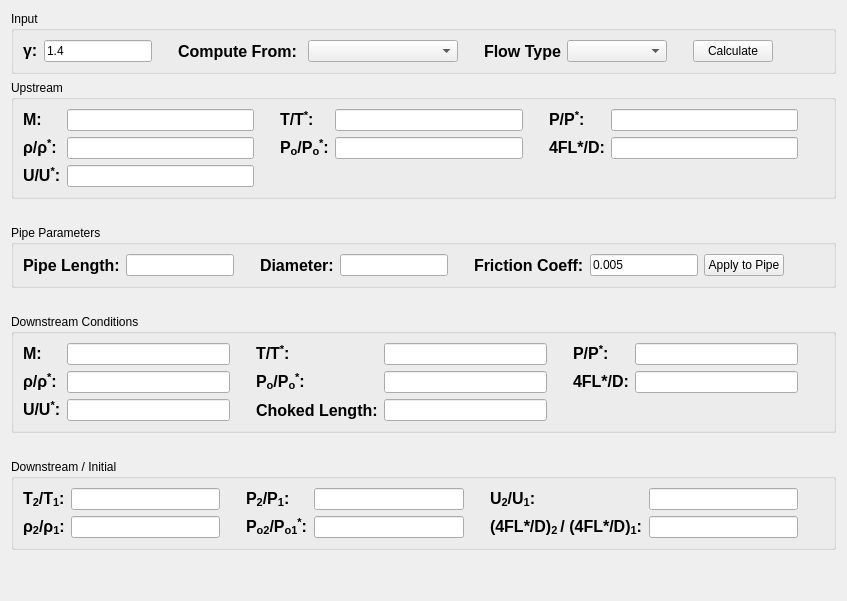
      <widget class="QWidget" name="tab_4">
       <attribute name="title">
        <string>Fanno Flow</string>
       </attribute>
       <layout class="QVBoxLayout" name="verticalLayout_5">
        <item>
         <widget class="QGroupBox" name="groupBox_5">
          <property name="title">
           <string>Input</string>
          </property>
          <layout class="QHBoxLayout" name="horizontalLayout_9">
           <item>
            <widget class="QLabel" name="label_35">
             <property name="maximumSize">
              <size>
               <width>16777215</width>
               <height>16777215</height>
              </size>
             </property>
             <property name="font">
              <font>
               <pointsize>12</pointsize>
               <weight>75</weight>
               <bold>true</bold>
              </font>
             </property>
             <property name="text">
              <string>&lt;html&gt;&lt;head/&gt;&lt;body&gt;&lt;p&gt;γ:&lt;/p&gt;&lt;/body&gt;&lt;/html&gt;</string>
             </property>
            </widget>
           </item>
           <item>
            <widget class="QLineEdit" name="fannoGammaEntry">
             <property name="text">
              <string>1.4</string>
             </property>
            </widget>
           </item>
           <item>
            <spacer name="horizontalSpacer_34">
             <property name="orientation">
              <enum>Qt::Horizontal</enum>
             </property>
             <property name="sizeType">
              <enum>QSizePolicy::Preferred</enum>
             </property>
             <property name="sizeHint" stdset="0">
              <size>
               <width>20</width>
               <height>20</height>
              </size>
             </property>
            </spacer>
           </item>
           <item>
            <widget class="QLabel" name="label_36">
             <property name="maximumSize">
              <size>
               <width>16777215</width>
               <height>16777215</height>
              </size>
             </property>
             <property name="font">
              <font>
               <pointsize>12</pointsize>
               <weight>75</weight>
               <bold>true</bold>
              </font>
             </property>
             <property name="text">
              <string>Compute From: </string>
             </property>
            </widget>
           </item>
           <item>
            <widget class="QComboBox" name="fannoOptionCombo">
             <property name="minimumSize">
              <size>
               <width>150</width>
               <height>0</height>
              </size>
             </property>
            </widget>
           </item>
           <item>
            <spacer name="horizontalSpacer_35">
             <property name="orientation">
              <enum>Qt::Horizontal</enum>
             </property>
             <property name="sizeType">
              <enum>QSizePolicy::Maximum</enum>
             </property>
             <property name="sizeHint" stdset="0">
              <size>
               <width>20</width>
               <height>20</height>
              </size>
             </property>
            </spacer>
           </item>
           <item>
            <widget class="QLabel" name="label_37">
             <property name="font">
              <font>
               <pointsize>12</pointsize>
               <weight>75</weight>
               <bold>true</bold>
              </font>
             </property>
             <property name="text">
              <string>Flow Type</string>
             </property>
            </widget>
           </item>
           <item>
            <widget class="QComboBox" name="fannoFlowTypeCombo">
             <property name="minimumSize">
              <size>
               <width>100</width>
               <height>0</height>
              </size>
             </property>
            </widget>
           </item>
           <item>
            <spacer name="horizontalSpacer_37">
             <property name="orientation">
              <enum>Qt::Horizontal</enum>
             </property>
             <property name="sizeType">
              <enum>QSizePolicy::Maximum</enum>
             </property>
             <property name="sizeHint" stdset="0">
              <size>
               <width>20</width>
               <height>20</height>
              </size>
             </property>
            </spacer>
           </item>
           <item>
            <widget class="QPushButton" name="fannoCalculateBtn">
             <property name="text">
              <string>Calculate</string>
             </property>
            </widget>
           </item>
           <item>
            <spacer name="horizontalSpacer_57">
             <property name="orientation">
              <enum>Qt::Horizontal</enum>
             </property>
             <property name="sizeHint" stdset="0">
              <size>
               <width>40</width>
               <height>20</height>
              </size>
             </property>
            </spacer>
           </item>
          </layout>
         </widget>
        </item>
        <item>
         <widget class="QGroupBox" name="groupBox_6">
          <property name="title">
           <string>Upstream</string>
          </property>
          <layout class="QGridLayout" name="gridLayout_5">
           <item row="3" column="1">
            <widget class="QLineEdit" name="fannoUUStEdit"/>
           </item>
           <item row="1" column="3">
            <widget class="QLabel" name="label_46">
             <property name="font">
              <font>
               <pointsize>12</pointsize>
               <weight>75</weight>
               <bold>true</bold>
              </font>
             </property>
             <property name="text">
              <string>&lt;html&gt;&lt;head/&gt;&lt;body&gt;&lt;p&gt;T/T&lt;span style=&quot; vertical-align:super;&quot;&gt;*&lt;/span&gt;:&lt;/p&gt;&lt;/body&gt;&lt;/html&gt;</string>
             </property>
            </widget>
           </item>
           <item row="1" column="7">
            <widget class="QLineEdit" name="fannoPPStEdit"/>
           </item>
           <item row="2" column="1">
            <widget class="QLineEdit" name="fannoRhoRhoStEdit"/>
           </item>
           <item row="2" column="7">
            <widget class="QLineEdit" name="fanno4FLStDEdit"/>
           </item>
           <item row="2" column="6">
            <widget class="QLabel" name="label_50">
             <property name="font">
              <font>
               <pointsize>12</pointsize>
               <weight>75</weight>
               <bold>true</bold>
              </font>
             </property>
             <property name="text">
              <string>&lt;html&gt;&lt;head/&gt;&lt;body&gt;&lt;p&gt;4FL*/D:&lt;/p&gt;&lt;/body&gt;&lt;/html&gt;</string>
             </property>
            </widget>
           </item>
           <item row="2" column="0">
            <widget class="QLabel" name="label_40">
             <property name="font">
              <font>
               <pointsize>12</pointsize>
               <weight>75</weight>
               <bold>true</bold>
              </font>
             </property>
             <property name="text">
              <string>&lt;html&gt;&lt;head/&gt;&lt;body&gt;&lt;p&gt;ρ/ρ&lt;span style=&quot; vertical-align:super;&quot;&gt;*&lt;/span&gt;:&lt;/p&gt;&lt;/body&gt;&lt;/html&gt;</string>
             </property>
            </widget>
           </item>
           <item row="2" column="4">
            <widget class="QLineEdit" name="fannoPoPoStEdit"/>
           </item>
           <item row="1" column="4">
            <widget class="QLineEdit" name="fannoTTStEdit"/>
           </item>
           <item row="2" column="3">
            <widget class="QLabel" name="label_47">
             <property name="font">
              <font>
               <pointsize>12</pointsize>
               <weight>75</weight>
               <bold>true</bold>
              </font>
             </property>
             <property name="text">
              <string>&lt;html&gt;&lt;head/&gt;&lt;body&gt;&lt;p&gt;P&lt;span style=&quot; vertical-align:sub;&quot;&gt;o&lt;/span&gt;/P&lt;span style=&quot; vertical-align:sub;&quot;&gt;o&lt;/span&gt;&lt;span style=&quot; vertical-align:super;&quot;&gt;*&lt;/span&gt;:&lt;/p&gt;&lt;/body&gt;&lt;/html&gt;</string>
             </property>
            </widget>
           </item>
           <item row="1" column="0">
            <widget class="QLabel" name="label_45">
             <property name="font">
              <font>
               <pointsize>12</pointsize>
               <weight>75</weight>
               <bold>true</bold>
              </font>
             </property>
             <property name="text">
              <string>&lt;html&gt;&lt;head/&gt;&lt;body&gt;&lt;p&gt;M:&lt;/p&gt;&lt;/body&gt;&lt;/html&gt;</string>
             </property>
            </widget>
           </item>
           <item row="1" column="2">
            <spacer name="horizontalSpacer_41">
             <property name="orientation">
              <enum>Qt::Horizontal</enum>
             </property>
             <property name="sizeType">
              <enum>QSizePolicy::Maximum</enum>
             </property>
             <property name="sizeHint" stdset="0">
              <size>
               <width>20</width>
               <height>20</height>
              </size>
             </property>
            </spacer>
           </item>
           <item row="2" column="2">
            <spacer name="horizontalSpacer_43">
             <property name="orientation">
              <enum>Qt::Horizontal</enum>
             </property>
             <property name="sizeType">
              <enum>QSizePolicy::Maximum</enum>
             </property>
             <property name="sizeHint" stdset="0">
              <size>
               <width>20</width>
               <height>20</height>
              </size>
             </property>
            </spacer>
           </item>
           <item row="1" column="5">
            <spacer name="horizontalSpacer_39">
             <property name="orientation">
              <enum>Qt::Horizontal</enum>
             </property>
             <property name="sizeType">
              <enum>QSizePolicy::Maximum</enum>
             </property>
             <property name="sizeHint" stdset="0">
              <size>
               <width>20</width>
               <height>20</height>
              </size>
             </property>
            </spacer>
           </item>
           <item row="3" column="2">
            <spacer name="horizontalSpacer_42">
             <property name="orientation">
              <enum>Qt::Horizontal</enum>
             </property>
             <property name="sizeType">
              <enum>QSizePolicy::Maximum</enum>
             </property>
             <property name="sizeHint" stdset="0">
              <size>
               <width>20</width>
               <height>20</height>
              </size>
             </property>
            </spacer>
           </item>
           <item row="1" column="10">
            <widget class="QLabel" name="label_41">
             <property name="text">
              <string/>
             </property>
            </widget>
           </item>
           <item row="1" column="6">
            <widget class="QLabel" name="label_42">
             <property name="font">
              <font>
               <pointsize>12</pointsize>
               <weight>75</weight>
               <bold>true</bold>
              </font>
             </property>
             <property name="text">
              <string>&lt;html&gt;&lt;head/&gt;&lt;body&gt;&lt;p&gt;P/P&lt;span style=&quot; vertical-align:super;&quot;&gt;*&lt;/span&gt;:&lt;/p&gt;&lt;/body&gt;&lt;/html&gt;</string>
             </property>
            </widget>
           </item>
           <item row="2" column="5">
            <spacer name="horizontalSpacer_44">
             <property name="orientation">
              <enum>Qt::Horizontal</enum>
             </property>
             <property name="sizeType">
              <enum>QSizePolicy::Maximum</enum>
             </property>
             <property name="sizeHint" stdset="0">
              <size>
               <width>20</width>
               <height>20</height>
              </size>
             </property>
            </spacer>
           </item>
           <item row="1" column="1">
            <widget class="QLineEdit" name="fannoUpstreamMachEdit"/>
           </item>
           <item row="3" column="0">
            <widget class="QLabel" name="label_48">
             <property name="font">
              <font>
               <pointsize>12</pointsize>
               <weight>75</weight>
               <bold>true</bold>
              </font>
             </property>
             <property name="text">
              <string>&lt;html&gt;&lt;head/&gt;&lt;body&gt;&lt;p&gt;U/U&lt;span style=&quot; vertical-align:super;&quot;&gt;*&lt;/span&gt;:&lt;/p&gt;&lt;/body&gt;&lt;/html&gt;</string>
             </property>
            </widget>
           </item>
           <item row="2" column="8">
            <widget class="QLabel" name="label_43">
             <property name="text">
              <string/>
             </property>
            </widget>
           </item>
          </layout>
         </widget>
        </item>
        <item>
         <spacer name="verticalSpacer_7">
          <property name="orientation">
           <enum>Qt::Vertical</enum>
          </property>
          <property name="sizeType">
           <enum>QSizePolicy::Maximum</enum>
          </property>
          <property name="sizeHint" stdset="0">
           <size>
            <width>20</width>
            <height>20</height>
           </size>
          </property>
         </spacer>
        </item>
        <item>
         <widget class="QGroupBox" name="groupBox_8">
          <property name="title">
           <string>Pipe Parameters</string>
          </property>
          <layout class="QVBoxLayout" name="verticalLayout_6">
           <item>
            <layout class="QHBoxLayout" name="horizontalLayout_10">
             <item>
              <widget class="QLabel" name="label_38">
               <property name="font">
                <font>
                 <pointsize>12</pointsize>
                 <weight>75</weight>
                 <bold>true</bold>
                </font>
               </property>
               <property name="text">
                <string>Pipe Length:</string>
               </property>
              </widget>
             </item>
             <item>
              <widget class="QLineEdit" name="fannoPipeLenEdit"/>
             </item>
             <item>
              <spacer name="horizontalSpacer_45">
               <property name="orientation">
                <enum>Qt::Horizontal</enum>
               </property>
               <property name="sizeType">
                <enum>QSizePolicy::Maximum</enum>
               </property>
               <property name="sizeHint" stdset="0">
                <size>
                 <width>20</width>
                 <height>20</height>
                </size>
               </property>
              </spacer>
             </item>
             <item>
              <widget class="QLabel" name="label_39">
               <property name="font">
                <font>
                 <pointsize>12</pointsize>
                 <weight>75</weight>
                 <bold>true</bold>
                </font>
               </property>
               <property name="text">
                <string>Diameter:</string>
               </property>
              </widget>
             </item>
             <item>
              <widget class="QLineEdit" name="fannoPipeDiameterEdit"/>
             </item>
             <item>
              <spacer name="horizontalSpacer_46">
               <property name="orientation">
                <enum>Qt::Horizontal</enum>
               </property>
               <property name="sizeType">
                <enum>QSizePolicy::Maximum</enum>
               </property>
               <property name="sizeHint" stdset="0">
                <size>
                 <width>20</width>
                 <height>20</height>
                </size>
               </property>
              </spacer>
             </item>
             <item>
              <widget class="QLabel" name="label_44">
               <property name="font">
                <font>
                 <pointsize>12</pointsize>
                 <weight>75</weight>
                 <bold>true</bold>
                </font>
               </property>
               <property name="text">
                <string>Friction Coeff:</string>
               </property>
              </widget>
             </item>
             <item>
              <widget class="QLineEdit" name="fannoFrictionCoeffEdit">
               <property name="text">
                <string>0.005</string>
               </property>
              </widget>
             </item>
             <item>
              <widget class="QPushButton" name="fannoApplyPipeParamBtn">
               <property name="text">
                <string>Apply to Pipe</string>
               </property>
              </widget>
             </item>
             <item>
              <spacer name="horizontalSpacer_36">
               <property name="orientation">
                <enum>Qt::Horizontal</enum>
               </property>
               <property name="sizeHint" stdset="0">
                <size>
                 <width>40</width>
                 <height>20</height>
                </size>
               </property>
              </spacer>
             </item>
            </layout>
           </item>
          </layout>
         </widget>
        </item>
        <item>
         <spacer name="verticalSpacer_6">
          <property name="orientation">
           <enum>Qt::Vertical</enum>
          </property>
          <property name="sizeType">
           <enum>QSizePolicy::Maximum</enum>
          </property>
          <property name="sizeHint" stdset="0">
           <size>
            <width>20</width>
            <height>20</height>
           </size>
          </property>
         </spacer>
        </item>
        <item>
         <widget class="QGroupBox" name="groupBox_7">
          <property name="title">
           <string>Downstream Conditions</string>
          </property>
          <layout class="QGridLayout" name="gridLayout_6">
           <item row="3" column="1">
            <widget class="QLineEdit" name="fannoDwnStrmUUStEdit"/>
           </item>
           <item row="1" column="3">
            <widget class="QLabel" name="label_49">
             <property name="font">
              <font>
               <pointsize>12</pointsize>
               <weight>75</weight>
               <bold>true</bold>
              </font>
             </property>
             <property name="text">
              <string>&lt;html&gt;&lt;head/&gt;&lt;body&gt;&lt;p&gt;T/T&lt;span style=&quot; vertical-align:super;&quot;&gt;*&lt;/span&gt;:&lt;/p&gt;&lt;/body&gt;&lt;/html&gt;</string>
             </property>
            </widget>
           </item>
           <item row="1" column="7">
            <widget class="QLineEdit" name="fannoDwnStrmPPStEdit"/>
           </item>
           <item row="2" column="1">
            <widget class="QLineEdit" name="fannoDwnStrmRhoRhoStEdit"/>
           </item>
           <item row="2" column="7">
            <widget class="QLineEdit" name="fannoDwnStrm4FLStDEdit"/>
           </item>
           <item row="2" column="6">
            <widget class="QLabel" name="label_51">
             <property name="font">
              <font>
               <pointsize>12</pointsize>
               <weight>75</weight>
               <bold>true</bold>
              </font>
             </property>
             <property name="text">
              <string>&lt;html&gt;&lt;head/&gt;&lt;body&gt;&lt;p&gt;4FL*/D:&lt;/p&gt;&lt;/body&gt;&lt;/html&gt;</string>
             </property>
            </widget>
           </item>
           <item row="2" column="0">
            <widget class="QLabel" name="label_52">
             <property name="font">
              <font>
               <pointsize>12</pointsize>
               <weight>75</weight>
               <bold>true</bold>
              </font>
             </property>
             <property name="text">
              <string>&lt;html&gt;&lt;head/&gt;&lt;body&gt;&lt;p&gt;ρ/ρ&lt;span style=&quot; vertical-align:super;&quot;&gt;*&lt;/span&gt;:&lt;/p&gt;&lt;/body&gt;&lt;/html&gt;</string>
             </property>
            </widget>
           </item>
           <item row="2" column="4">
            <widget class="QLineEdit" name="fannoDwnStrmPoPoStrEdit"/>
           </item>
           <item row="1" column="4">
            <widget class="QLineEdit" name="fannoDwnStrmTTStEdit"/>
           </item>
           <item row="2" column="3">
            <widget class="QLabel" name="label_53">
             <property name="font">
              <font>
               <pointsize>12</pointsize>
               <weight>75</weight>
               <bold>true</bold>
              </font>
             </property>
             <property name="text">
              <string>&lt;html&gt;&lt;head/&gt;&lt;body&gt;&lt;p&gt;P&lt;span style=&quot; vertical-align:sub;&quot;&gt;o&lt;/span&gt;/P&lt;span style=&quot; vertical-align:sub;&quot;&gt;o&lt;/span&gt;&lt;span style=&quot; vertical-align:super;&quot;&gt;*&lt;/span&gt;:&lt;/p&gt;&lt;/body&gt;&lt;/html&gt;</string>
             </property>
            </widget>
           </item>
           <item row="1" column="0">
            <widget class="QLabel" name="label_54">
             <property name="font">
              <font>
               <pointsize>12</pointsize>
               <weight>75</weight>
               <bold>true</bold>
              </font>
             </property>
             <property name="text">
              <string>&lt;html&gt;&lt;head/&gt;&lt;body&gt;&lt;p&gt;M:&lt;/p&gt;&lt;/body&gt;&lt;/html&gt;</string>
             </property>
            </widget>
           </item>
           <item row="1" column="2">
            <spacer name="horizontalSpacer_47">
             <property name="orientation">
              <enum>Qt::Horizontal</enum>
             </property>
             <property name="sizeType">
              <enum>QSizePolicy::Maximum</enum>
             </property>
             <property name="sizeHint" stdset="0">
              <size>
               <width>20</width>
               <height>20</height>
              </size>
             </property>
            </spacer>
           </item>
           <item row="2" column="2">
            <spacer name="horizontalSpacer_48">
             <property name="orientation">
              <enum>Qt::Horizontal</enum>
             </property>
             <property name="sizeType">
              <enum>QSizePolicy::Maximum</enum>
             </property>
             <property name="sizeHint" stdset="0">
              <size>
               <width>20</width>
               <height>20</height>
              </size>
             </property>
            </spacer>
           </item>
           <item row="1" column="5">
            <spacer name="horizontalSpacer_40">
             <property name="orientation">
              <enum>Qt::Horizontal</enum>
             </property>
             <property name="sizeType">
              <enum>QSizePolicy::Maximum</enum>
             </property>
             <property name="sizeHint" stdset="0">
              <size>
               <width>20</width>
               <height>20</height>
              </size>
             </property>
            </spacer>
           </item>
           <item row="3" column="2">
            <spacer name="horizontalSpacer_49">
             <property name="orientation">
              <enum>Qt::Horizontal</enum>
             </property>
             <property name="sizeType">
              <enum>QSizePolicy::Maximum</enum>
             </property>
             <property name="sizeHint" stdset="0">
              <size>
               <width>20</width>
               <height>20</height>
              </size>
             </property>
            </spacer>
           </item>
           <item row="1" column="10">
            <widget class="QLabel" name="label_55">
             <property name="text">
              <string/>
             </property>
            </widget>
           </item>
           <item row="1" column="6">
            <widget class="QLabel" name="label_56">
             <property name="font">
              <font>
               <pointsize>12</pointsize>
               <weight>75</weight>
               <bold>true</bold>
              </font>
             </property>
             <property name="text">
              <string>&lt;html&gt;&lt;head/&gt;&lt;body&gt;&lt;p&gt;P/P&lt;span style=&quot; vertical-align:super;&quot;&gt;*&lt;/span&gt;:&lt;/p&gt;&lt;/body&gt;&lt;/html&gt;</string>
             </property>
            </widget>
           </item>
           <item row="2" column="5">
            <spacer name="horizontalSpacer_50">
             <property name="orientation">
              <enum>Qt::Horizontal</enum>
             </property>
             <property name="sizeType">
              <enum>QSizePolicy::Maximum</enum>
             </property>
             <property name="sizeHint" stdset="0">
              <size>
               <width>20</width>
               <height>20</height>
              </size>
             </property>
            </spacer>
           </item>
           <item row="1" column="1">
            <widget class="QLineEdit" name="fannoDwnStrmMachEdit"/>
           </item>
           <item row="3" column="0">
            <widget class="QLabel" name="label_57">
             <property name="font">
              <font>
               <pointsize>12</pointsize>
               <weight>75</weight>
               <bold>true</bold>
              </font>
             </property>
             <property name="text">
              <string>&lt;html&gt;&lt;head/&gt;&lt;body&gt;&lt;p&gt;U/U&lt;span style=&quot; vertical-align:super;&quot;&gt;*&lt;/span&gt;:&lt;/p&gt;&lt;/body&gt;&lt;/html&gt;</string>
             </property>
            </widget>
           </item>
           <item row="2" column="8">
            <widget class="QLabel" name="label_58">
             <property name="text">
              <string/>
             </property>
            </widget>
           </item>
           <item row="3" column="3">
            <widget class="QLabel" name="label_59">
             <property name="font">
              <font>
               <pointsize>12</pointsize>
               <weight>75</weight>
               <bold>true</bold>
              </font>
             </property>
             <property name="text">
              <string>Choked Length:</string>
             </property>
            </widget>
           </item>
           <item row="3" column="4">
            <widget class="QLineEdit" name="fannoChokedLengthEdit"/>
           </item>
          </layout>
         </widget>
        </item>
        <item>
         <spacer name="verticalSpacer_5">
          <property name="orientation">
           <enum>Qt::Vertical</enum>
          </property>
          <property name="sizeType">
           <enum>QSizePolicy::Maximum</enum>
          </property>
          <property name="sizeHint" stdset="0">
           <size>
            <width>20</width>
            <height>20</height>
           </size>
          </property>
         </spacer>
        </item>
        <item>
         <widget class="QGroupBox" name="groupBox_9">
          <property name="title">
           <string>Downstream / Initial</string>
          </property>
          <layout class="QGridLayout" name="gridLayout_7">
           <item row="1" column="11">
            <widget class="QLabel" name="label_65">
             <property name="text">
              <string/>
             </property>
            </widget>
           </item>
           <item row="1" column="6">
            <widget class="QLabel" name="label_67">
             <property name="font">
              <font>
               <pointsize>12</pointsize>
               <weight>75</weight>
               <bold>true</bold>
              </font>
             </property>
             <property name="text">
              <string>&lt;html&gt;&lt;head/&gt;&lt;body&gt;&lt;p&gt;U&lt;span style=&quot; vertical-align:sub;&quot;&gt;2&lt;/span&gt;/U&lt;span style=&quot; vertical-align:sub;&quot;&gt;1&lt;/span&gt;:&lt;/p&gt;&lt;/body&gt;&lt;/html&gt;</string>
             </property>
            </widget>
           </item>
           <item row="1" column="1">
            <widget class="QLineEdit" name="fannoT2T1Edit"/>
           </item>
           <item row="2" column="3">
            <widget class="QLabel" name="label_63">
             <property name="font">
              <font>
               <pointsize>12</pointsize>
               <weight>75</weight>
               <bold>true</bold>
              </font>
             </property>
             <property name="text">
              <string>&lt;html&gt;&lt;head/&gt;&lt;body&gt;&lt;p&gt;P&lt;span style=&quot; vertical-align:sub;&quot;&gt;o2&lt;/span&gt;/P&lt;span style=&quot; vertical-align:sub;&quot;&gt;o1&lt;/span&gt;&lt;span style=&quot; vertical-align:super;&quot;&gt;*&lt;/span&gt;:&lt;/p&gt;&lt;/body&gt;&lt;/html&gt;</string>
             </property>
            </widget>
           </item>
           <item row="2" column="7">
            <widget class="QLineEdit" name="fanno4FLStD24FLStD1Edit"/>
           </item>
           <item row="2" column="2">
            <spacer name="horizontalSpacer_52">
             <property name="orientation">
              <enum>Qt::Horizontal</enum>
             </property>
             <property name="sizeType">
              <enum>QSizePolicy::Maximum</enum>
             </property>
             <property name="sizeHint" stdset="0">
              <size>
               <width>20</width>
               <height>20</height>
              </size>
             </property>
            </spacer>
           </item>
           <item row="1" column="4">
            <widget class="QLineEdit" name="fannoP2P1Edit"/>
           </item>
           <item row="2" column="1">
            <widget class="QLineEdit" name="fannoRho2Rho1Edit"/>
           </item>
           <item row="1" column="2">
            <spacer name="horizontalSpacer_53">
             <property name="orientation">
              <enum>Qt::Horizontal</enum>
             </property>
             <property name="sizeType">
              <enum>QSizePolicy::Maximum</enum>
             </property>
             <property name="sizeHint" stdset="0">
              <size>
               <width>20</width>
               <height>20</height>
              </size>
             </property>
            </spacer>
           </item>
           <item row="1" column="7">
            <widget class="QLineEdit" name="fannoU2U1Edit"/>
           </item>
           <item row="2" column="0">
            <widget class="QLabel" name="label_62">
             <property name="font">
              <font>
               <pointsize>12</pointsize>
               <weight>75</weight>
               <bold>true</bold>
              </font>
             </property>
             <property name="text">
              <string>&lt;html&gt;&lt;head/&gt;&lt;body&gt;&lt;p&gt;ρ&lt;span style=&quot; vertical-align:sub;&quot;&gt;2&lt;/span&gt;/ρ&lt;span style=&quot; vertical-align:sub;&quot;&gt;1&lt;/span&gt;:&lt;/p&gt;&lt;/body&gt;&lt;/html&gt;</string>
             </property>
            </widget>
           </item>
           <item row="2" column="9">
            <widget class="QLabel" name="label_68">
             <property name="text">
              <string/>
             </property>
            </widget>
           </item>
           <item row="1" column="5">
            <spacer name="horizontalSpacer_38">
             <property name="orientation">
              <enum>Qt::Horizontal</enum>
             </property>
             <property name="sizeType">
              <enum>QSizePolicy::Maximum</enum>
             </property>
             <property name="sizeHint" stdset="0">
              <size>
               <width>20</width>
               <height>20</height>
              </size>
             </property>
            </spacer>
           </item>
           <item row="2" column="6">
            <widget class="QLabel" name="label_61">
             <property name="font">
              <font>
               <pointsize>12</pointsize>
               <weight>75</weight>
               <bold>true</bold>
              </font>
             </property>
             <property name="text">
              <string>&lt;html&gt;&lt;head/&gt;&lt;body&gt;&lt;p&gt;(4FL*/D)&lt;span style=&quot; vertical-align:sub;&quot;&gt;2 &lt;/span&gt;/ (4FL*/D)&lt;span style=&quot; vertical-align:sub;&quot;&gt;1&lt;/span&gt;:&lt;/p&gt;&lt;/body&gt;&lt;/html&gt;</string>
             </property>
            </widget>
           </item>
           <item row="1" column="0">
            <widget class="QLabel" name="label_60">
             <property name="font">
              <font>
               <pointsize>12</pointsize>
               <weight>75</weight>
               <bold>true</bold>
              </font>
             </property>
             <property name="text">
              <string>&lt;html&gt;&lt;head/&gt;&lt;body&gt;&lt;p&gt;T&lt;span style=&quot; vertical-align:sub;&quot;&gt;2&lt;/span&gt;/T&lt;span style=&quot; vertical-align:sub;&quot;&gt;1&lt;/span&gt;:&lt;/p&gt;&lt;/body&gt;&lt;/html&gt;</string>
             </property>
            </widget>
           </item>
           <item row="1" column="3">
            <widget class="QLabel" name="label_66">
             <property name="font">
              <font>
               <pointsize>12</pointsize>
               <weight>75</weight>
               <bold>true</bold>
              </font>
             </property>
             <property name="text">
              <string>&lt;html&gt;&lt;head/&gt;&lt;body&gt;&lt;p&gt;P&lt;span style=&quot; vertical-align:sub;&quot;&gt;2&lt;/span&gt;/P&lt;span style=&quot; vertical-align:sub;&quot;&gt;1&lt;/span&gt;:&lt;/p&gt;&lt;/body&gt;&lt;/html&gt;</string>
             </property>
            </widget>
           </item>
           <item row="2" column="4">
            <widget class="QLineEdit" name="fannoPo2Po1Edit"/>
           </item>
           <item row="2" column="5">
            <spacer name="horizontalSpacer_55">
             <property name="orientation">
              <enum>Qt::Horizontal</enum>
             </property>
             <property name="sizeType">
              <enum>QSizePolicy::Maximum</enum>
             </property>
             <property name="sizeHint" stdset="0">
              <size>
               <width>20</width>
               <height>20</height>
              </size>
             </property>
            </spacer>
           </item>
          </layout>
         </widget>
        </item>
        <item>
         <spacer name="verticalSpacer_4">
          <property name="orientation">
           <enum>Qt::Vertical</enum>
          </property>
          <property name="sizeHint" stdset="0">
           <size>
            <width>20</width>
            <height>40</height>
           </size>
          </property>
         </spacer>
        </item>
       </layout>
      </widget>
